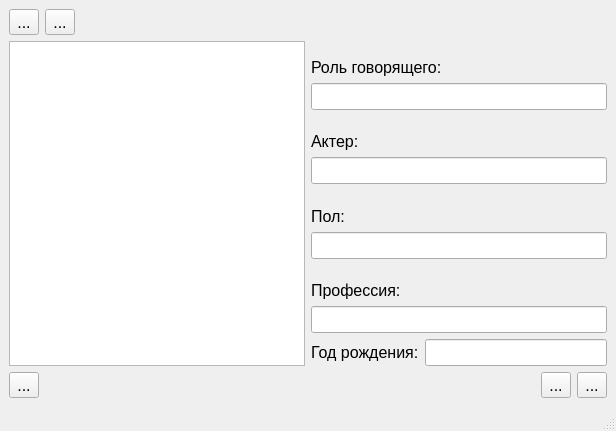
<?xml version="1.0" encoding="UTF-8"?>
<ui version="4.0">
 <class>QSpeakerWindow</class>
 <widget class="QMainWindow" name="QSpeakerWindow">
  <property name="geometry">
   <rect>
    <x>0</x>
    <y>0</y>
    <width>616</width>
    <height>431</height>
   </rect>
  </property>
  <property name="font">
   <font>
    <pointsize>12</pointsize>
   </font>
  </property>
  <property name="windowTitle">
   <string>Говорящие</string>
  </property>
  <widget class="QWidget" name="centralwidget">
   <layout class="QVBoxLayout" name="verticalLayout_6">
    <item>
     <layout class="QHBoxLayout" name="loBasicActions">
      <item>
       <widget class="QToolButton" name="btnAddSpeaker">
        <property name="toolTip">
         <string>Новый говорящий</string>
        </property>
        <property name="text">
         <string>...</string>
        </property>
        <property name="icon">
         <iconset resource="icons.qrc">
          <normaloff>:/images/icons/add.png</normaloff>:/images/icons/add.png</iconset>
        </property>
        <property name="iconSize">
         <size>
          <width>32</width>
          <height>32</height>
         </size>
        </property>
       </widget>
      </item>
      <item>
       <widget class="QToolButton" name="btnDeleteSpeaker">
        <property name="toolTip">
         <string>Удалить говорящего</string>
        </property>
        <property name="text">
         <string>...</string>
        </property>
        <property name="icon">
         <iconset resource="icons.qrc">
          <normaloff>:/images/icons/edit-delete.png</normaloff>:/images/icons/edit-delete.png</iconset>
        </property>
        <property name="iconSize">
         <size>
          <width>32</width>
          <height>32</height>
         </size>
        </property>
       </widget>
      </item>
      <item>
       <spacer name="horizontalSpacer_2">
        <property name="orientation">
         <enum>Qt::Horizontal</enum>
        </property>
        <property name="sizeHint" stdset="0">
         <size>
          <width>40</width>
          <height>20</height>
         </size>
        </property>
       </spacer>
      </item>
     </layout>
    </item>
    <item>
     <layout class="QHBoxLayout" name="loFieldWidgets">
      <item>
       <widget class="QListView" name="listView">
        <property name="font">
         <font>
          <pointsize>12</pointsize>
         </font>
        </property>
       </widget>
      </item>
      <item>
       <layout class="QVBoxLayout" name="verticalLayout_5">
        <item>
         <layout class="QVBoxLayout" name="verticalLayout">
          <property name="spacing">
           <number>6</number>
          </property>
          <item>
           <widget class="QLabel" name="lblRole">
            <property name="text">
             <string>Роль говорящего:</string>
            </property>
            <property name="alignment">
             <set>Qt::AlignBottom|Qt::AlignLeading|Qt::AlignLeft</set>
            </property>
           </widget>
          </item>
          <item>
           <widget class="QLineEdit" name="edtRole"/>
          </item>
         </layout>
        </item>
        <item>
         <layout class="QVBoxLayout" name="verticalLayout_2">
          <item>
           <widget class="QLabel" name="lblActor">
            <property name="text">
             <string>Актер:</string>
            </property>
            <property name="alignment">
             <set>Qt::AlignBottom|Qt::AlignLeading|Qt::AlignLeft</set>
            </property>
           </widget>
          </item>
          <item>
           <widget class="QLineEdit" name="edtActor"/>
          </item>
         </layout>
        </item>
        <item>
         <layout class="QVBoxLayout" name="verticalLayout_3">
          <item>
           <widget class="QLabel" name="lblSex">
            <property name="text">
             <string>Пол:</string>
            </property>
            <property name="alignment">
             <set>Qt::AlignBottom|Qt::AlignLeading|Qt::AlignLeft</set>
            </property>
           </widget>
          </item>
          <item>
           <widget class="QLineEdit" name="edtSex"/>
          </item>
         </layout>
        </item>
        <item>
         <layout class="QVBoxLayout" name="verticalLayout_4">
          <item>
           <widget class="QLabel" name="lblProfession">
            <property name="text">
             <string>Профессия:</string>
            </property>
            <property name="alignment">
             <set>Qt::AlignBottom|Qt::AlignLeading|Qt::AlignLeft</set>
            </property>
           </widget>
          </item>
          <item>
           <widget class="QLineEdit" name="edtProfession"/>
          </item>
         </layout>
        </item>
        <item>
         <layout class="QHBoxLayout" name="horizontalLayout_3">
          <item>
           <widget class="QLabel" name="lblBirthYear">
            <property name="text">
             <string>Год рождения:</string>
            </property>
           </widget>
          </item>
          <item>
           <widget class="QLineEdit" name="edtBirthYear"/>
          </item>
         </layout>
        </item>
       </layout>
      </item>
     </layout>
    </item>
    <item>
     <layout class="QHBoxLayout" name="horizontalLayout_5">
      <item>
       <layout class="QHBoxLayout" name="loAdvancedActions">
        <item>
         <widget class="QToolButton" name="btnAutoAssign">
          <property name="toolTip">
           <string>Автосвязывание говорящих</string>
          </property>
          <property name="text">
           <string>...</string>
          </property>
          <property name="icon">
           <iconset resource="icons.qrc">
            <normaloff>:/images/icons/Handshake.png</normaloff>:/images/icons/Handshake.png</iconset>
          </property>
          <property name="iconSize">
           <size>
            <width>32</width>
            <height>32</height>
           </size>
          </property>
         </widget>
        </item>
        <item>
         <spacer name="horizontalSpacer">
          <property name="orientation">
           <enum>Qt::Horizontal</enum>
          </property>
          <property name="sizeHint" stdset="0">
           <size>
            <width>40</width>
            <height>20</height>
           </size>
          </property>
         </spacer>
        </item>
        <item>
         <widget class="QToolButton" name="btnSave">
          <property name="toolTip">
           <string>Сохранить изменения</string>
          </property>
          <property name="text">
           <string>...</string>
          </property>
          <property name="icon">
           <iconset resource="icons.qrc">
            <normaloff>:/images/icons/save.png</normaloff>:/images/icons/save.png</iconset>
          </property>
          <property name="iconSize">
           <size>
            <width>32</width>
            <height>32</height>
           </size>
          </property>
         </widget>
        </item>
       </layout>
      </item>
      <item>
       <widget class="QToolButton" name="btnClose">
        <property name="toolTip">
         <string>Выйти без сохранения</string>
        </property>
        <property name="text">
         <string>...</string>
        </property>
        <property name="icon">
         <iconset resource="icons.qrc">
          <normaloff>:/images/icons/cancel.png</normaloff>:/images/icons/cancel.png</iconset>
        </property>
        <property name="iconSize">
         <size>
          <width>32</width>
          <height>32</height>
         </size>
        </property>
       </widget>
      </item>
     </layout>
    </item>
   </layout>
  </widget>
  <widget class="QMenuBar" name="menubar">
   <property name="geometry">
    <rect>
     <x>0</x>
     <y>0</y>
     <width>616</width>
     <height>20</height>
    </rect>
   </property>
  </widget>
  <widget class="QStatusBar" name="statusbar"/>
 </widget>
 <resources>
  <include location="icons.qrc"/>
 </resources>
 <connections/>
</ui>
